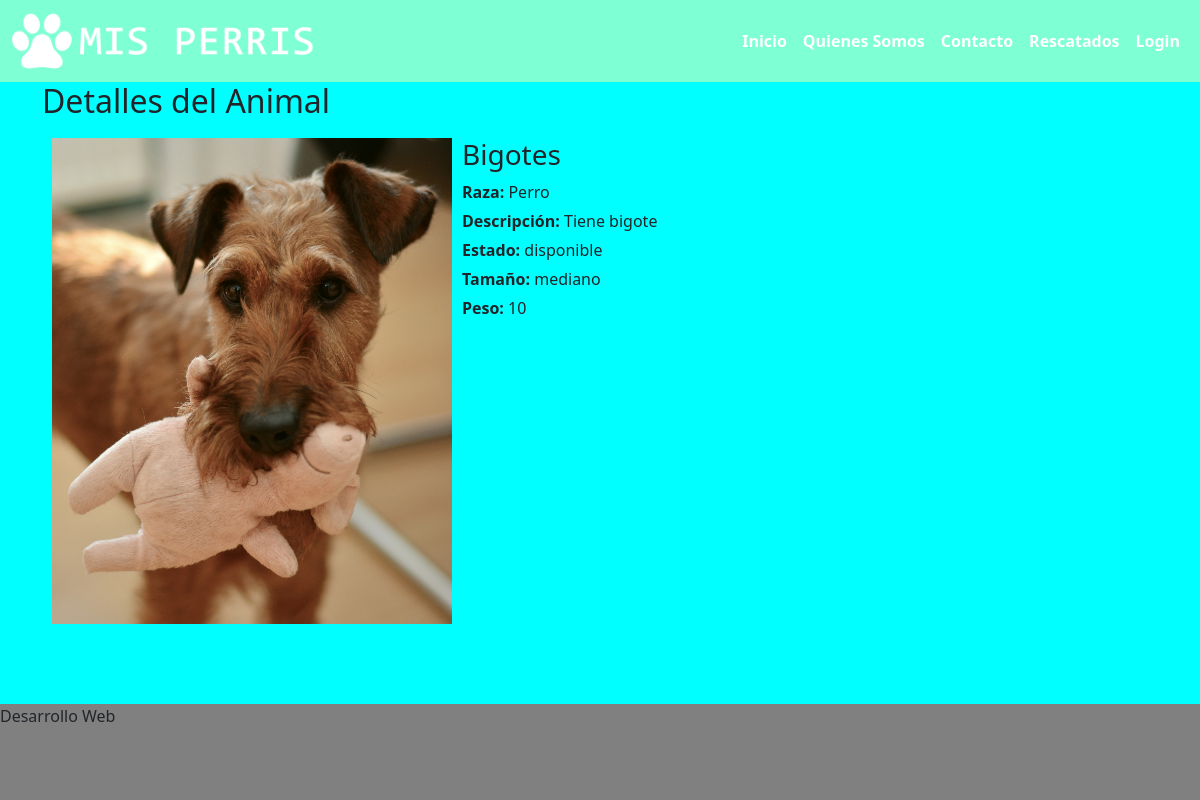
The page /animal-detail/6 on the database its author committed.
### misPerris/models.py (models this page shows, shortened)
class Animal(models.Model):
    ESTADO_CHOICES = (
        ('rescatado', 'Rescatado'),
        ('disponible', 'Disponible'),
        ('adoptado', 'Adoptado'),
    )
    SIZE_CHOICES = (
        ('pequeno', 'Pequeño'),
        ('mediano', 'Mediano'),
        ('grande', 'Grande')
    )
    id = models.AutoField(primary_key=True)
    nombre = models.CharField(max_length=100)
    imagen = models.ImageField(upload_to='animal_images')
    raza = models.CharField(max_length=100)
    size = models.CharField(max_length=50, choices=SIZE_CHOICES)
    peso = models.CharField(max_length=10)
    descripcion = models.TextField()
    estado = models.CharField(max_length=20, choices=ESTADO_CHOICES)

### misPerris/views.py (the view)
# urls.py: path('animal-detail/<int:animal_id>', views.animal_detail, name="animal-detail"),
def animal_detail(request, animal_id):
    animal = Animal.objects.get(id=animal_id)
    if not (animal):
        return render(request, 'events/acceso_denegado.html')
    else:
        return render(request, 'animals/animal_detail.html', {'animal': animal})

### misPerris/templates/animals/animal_detail.html (shortened to what this page needs)
{% extends 'base.html' %}
{% block content %}
{% load static %}
<main>
        <div class="container">
            <h2>Detalles del Animal</h2>
            <div class="animal-card">
                <div class="animal-image">
                    <img src="{{ animal.imagen.url }}" alt="Imagen del Animal">
                </div>
                <div class="animal-details">
                    <h3>{{ animal.nombre }}</h3>
                    <p><strong>Raza:</strong> {{ animal.raza }}</p>
                    <p><strong>Descripción:</strong> {{ animal.descripcion }}</p>
                    <p><strong>Estado:</strong> {{ animal.estado }}</p>
                    <p><strong>Tamaño:</strong> {{ animal.size }}</p>
                    <p><strong>Peso:</strong> {{ animal.peso }}</p>
                </div>
            </div>
        </div>
</main>
{% endblock %}

### misPerris/assets/css/style.css (style rules this page uses)
main { background-color: aqua; }

### misPerris/templates/base.html (style rules this page uses)
body { display: flex; flex-direction: column; min-height: 100vh; padding-right: 0px !important; }
main { flex: 1; }

### misPerris/templates/animals/animal_detail.html (style rules this page uses)
.animal-card { display: flex; padding: 10px; }
.animal-image img { max-width: 400px; height: auto; margin-right: 10px; }
.animal-details h3 { margin-top: 0; }
.animal-details p { margin-bottom: 5px; }

### rows shown on the page
Animal: imagen (picture), nombre "Bigotes", raza "Perro", descripcion "Tiene bigote", estado "disponible", size "mediano", peso "10"
